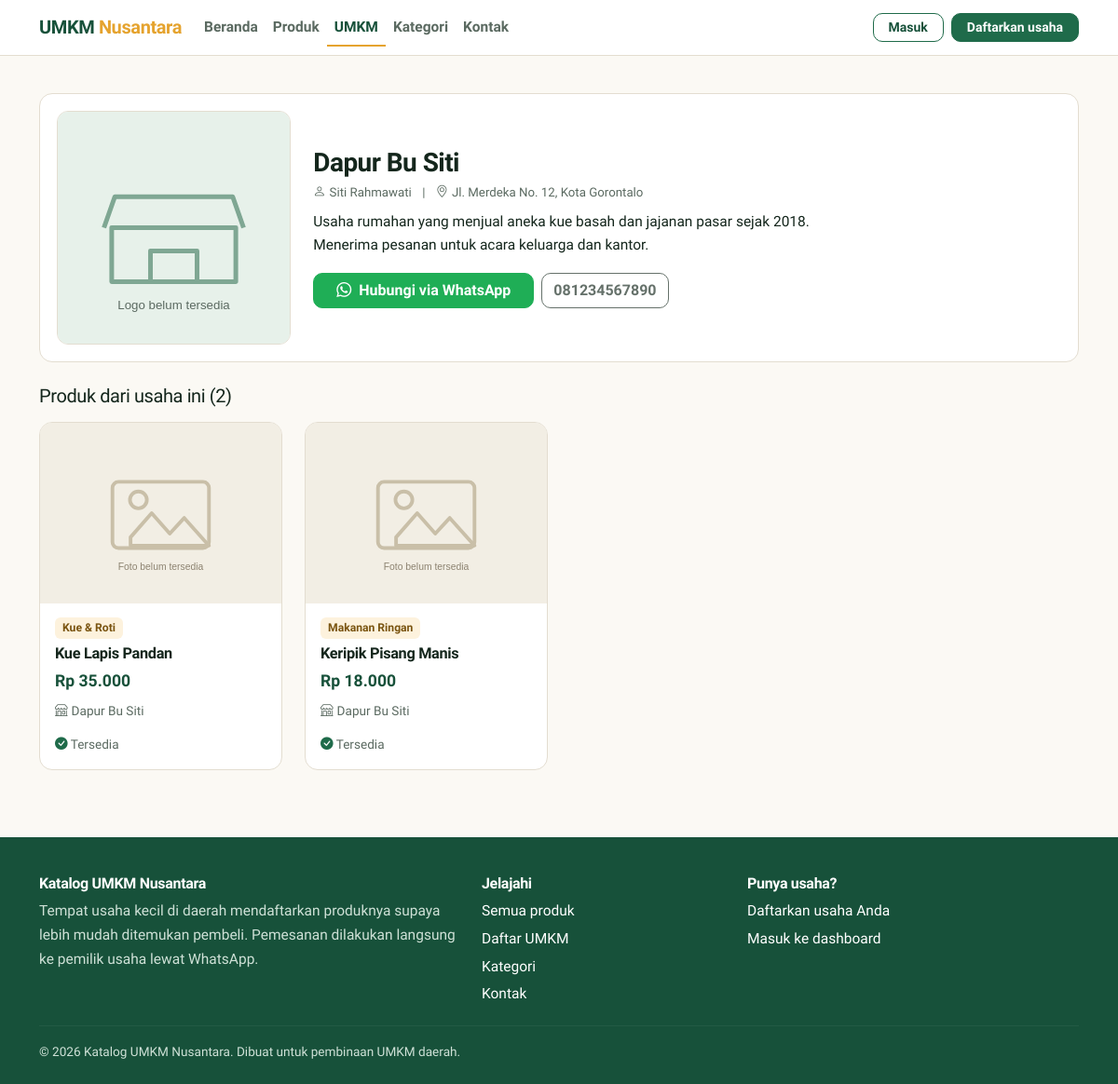
Page /umkm-detail.php?id=1 on the committed database.
### tables this page shows
CREATE TABLE `umkm` (
  `id`           INT AUTO_INCREMENT PRIMARY KEY,
  `user_id`      INT NOT NULL,
  `nama_usaha`   VARCHAR(150) NOT NULL,
  `nama_pemilik` VARCHAR(100) NOT NULL,
  `alamat`       TEXT NULL,
  `no_telepon`   VARCHAR(20) NOT NULL,
  `deskripsi`    TEXT NULL,
  `foto_umkm`    VARCHAR(255) NULL,
  `status`       ENUM('menunggu','disetujui','ditolak') NOT NULL DEFAULT 'menunggu',
  `created_at`   TIMESTAMP NOT NULL DEFAULT CURRENT_TIMESTAMP,
  `updated_at`   TIMESTAMP NOT NULL DEFAULT CURRENT_TIMESTAMP ON UPDATE CURRENT_TIMESTAMP,
  UNIQUE KEY `uk_umkm_user` (`user_id`),
  CONSTRAINT `fk_umkm_user` FOREIGN KEY (`user_id`) REFERENCES `users` (`id`) ON DELETE CASCADE
);

CREATE TABLE `products` (
  `id`               INT AUTO_INCREMENT PRIMARY KEY,
  `umkm_id`          INT NOT NULL,
  `category_id`      INT NULL,
  `nama_produk`      VARCHAR(150) NOT NULL,
  `deskripsi`        TEXT NULL,
  `harga`            DECIMAL(12,2) NOT NULL DEFAULT 0,
  `stok`             INT NOT NULL DEFAULT 0,
  `no_wa`            VARCHAR(20) NULL,            
  `foto_produk`      VARCHAR(255) NULL,
  `status`           ENUM('menunggu','disetujui','ditolak') NOT NULL DEFAULT 'menunggu',
  `alasan_penolakan` TEXT NULL,
  `created_at`       TIMESTAMP NOT NULL DEFAULT CURRENT_TIMESTAMP,
  `updated_at`       TIMESTAMP NOT NULL DEFAULT CURRENT_TIMESTAMP ON UPDATE CURRENT_TIMESTAMP,
  KEY `idx_produk_status` (`status`),
  KEY `idx_produk_umkm` (`umkm_id`),
  KEY `idx_produk_kategori` (`category_id`),
  CONSTRAINT `fk_produk_umkm` FOREIGN KEY (`umkm_id`) REFERENCES `umkm` (`id`) ON DELETE CASCADE,
  CONSTRAINT `fk_produk_kategori` FOREIGN KEY (`category_id`) REFERENCES `categories` (`id`) ON DELETE SET NULL
);

CREATE TABLE `categories` (
  `id`            INT AUTO_INCREMENT PRIMARY KEY,
  `nama_kategori` VARCHAR(80) NOT NULL,
  `deskripsi`     VARCHAR(255) NULL,
  UNIQUE KEY `uk_kategori_nama` (`nama_kategori`)
);

### config/database.php (called while the page is built, shortened)
<?php
function db()
{
    static $pdo = null;
    if ($pdo === null) {
        $dsn = 'mysql:host=' . DB_HOST . ';dbname=' . DB_NAME . ';charset=utf8mb4';
        try {
            $pdo = new PDO($dsn, DB_USER, DB_PASS, [
                PDO::ATTR_ERRMODE            => PDO::ERRMODE_EXCEPTION,
                PDO::ATTR_DEFAULT_FETCH_MODE => PDO::FETCH_ASSOC,
                PDO::ATTR_EMULATE_PREPARES   => false,
            ]);
        } catch (PDOException $e) {
            error_log('Koneksi database gagal: ' . $e->getMessage());
            exit('Koneksi ke database gagal. Periksa kembali file config/database.php dan pastikan MySQL sudah berjalan.');
        }
    }
    return $pdo;
}

### includes/functions.php (called while the page is built, shortened)
<?php
function e($value)
{
    return htmlspecialchars((string) $value, ENT_QUOTES, 'UTF-8');
}
function url($path = '')
{
    return BASE_URL . '/' . ltrim($path, '/');
}
function asset($path)
{
    return url('assets/' . ltrim($path, '/'));
}
function gambar($folder, $file)
{
    return asset('img/placeholder-' . ($folder === 'umkm' ? 'umkm' : 'produk') . '.svg');
}
function rupiah($angka)
{
    return 'Rp ' . number_format((float) $angka, 0, ',', '.');
}
function no_wa($nomor)
{
    $n = preg_replace('/\D/', '', (string) $nomor);
    if (strpos($n, '0') === 0) {
        $n = '62' . substr($n, 1);
    } elseif (strpos($n, '62') !== 0 && $n !== '') {
        $n = '62' . $n;
    }
    return $n;
}
function link_wa($nomor, $pesan = '')
{
    return 'https://wa.me/' . no_wa($nomor) . ($pesan ? '?text=' . rawurlencode($pesan) : '');
}

### umkm-detail.php (the view, shortened to what this page needs)
<?php
$id   = (int) ($_GET['id'] ?? 0);
$stmt = db()->prepare('SELECT * FROM umkm WHERE id = ? LIMIT 1');
$stmt->execute([$id]);
$umkm = $stmt->fetch();
$sp = db()->prepare(
    "SELECT p.id, p.nama_produk, p.harga, p.stok, p.foto_produk, u.nama_usaha, c.nama_kategori
     FROM products p
     JOIN umkm u ON u.id = p.umkm_id
     LEFT JOIN categories c ON c.id = p.category_id
     WHERE p.umkm_id = ? AND p.status = 'disetujui'
     ORDER BY p.updated_at DESC"
);
$sp->execute([$umkm['id']]);
$produk = $sp->fetchAll();
require_once APP_ROOT . '/includes/public_header.php';
?>
<div class="container py-4">
  <div class="kotak mb-4">
    <div class="kotak-badan">
      <div class="row g-4 align-items-center">
        <div class="col-md-3">
          <img class="w-100" style="border-radius:12px;aspect-ratio:1/1;object-fit:cover;border:1px solid var(--garis)"
               src="<?= gambar('umkm', $umkm['foto_umkm']) ?>" alt="Logo <?= e($umkm['nama_usaha']) ?>">
        </div>
        <div class="col-md-9">
          <h1 class="h3 mb-1"><?= e($umkm['nama_usaha']) ?></h1>
          <p class="bantuan mb-2">
            <i class="bi bi-person me-1"></i><?= e($umkm['nama_pemilik']) ?>
            <span class="mx-2">|</span>
            <i class="bi bi-geo-alt me-1"></i><?= e($umkm['alamat']) ?>
          </p>
          <p class="mb-3"><?= nl2br(e($umkm['deskripsi'])) ?></p>
          <div class="d-flex flex-wrap gap-2">
            <a class="btn btn-wa px-4" target="_blank" rel="noopener"
               href="<?= e(link_wa($umkm['no_telepon'], 'Halo ' . $umkm['nama_usaha'] . ', saya menemukan usaha Anda di Katalog UMKM Nusantara.')) ?>">
              <i class="bi bi-whatsapp me-2"></i>Hubungi via WhatsApp
            </a>
            <span class="btn btn-garis disabled"><?= e($umkm['no_telepon']) ?></span>
          </div>
        </div>
      </div>
    </div>
  </div>
  <h2 class="h5 mb-3">Produk dari usaha ini (<?= count($produk) ?>)</h2>
  <?php if ($produk): ?>
    <div class="row g-3 g-lg-4">
      <?php foreach ($produk as $p) { require APP_ROOT . '/includes/kartu_produk.php'; } ?>
    </div>
  <?php endif; ?>
</div>
<?php require_once APP_ROOT . '/includes/public_footer.php'; ?>

### includes/kartu_produk.php (shortened to what this page needs)
<div class="col-6 col-lg-4 col-xl-3">
  <a class="kartu kartu-link" href="<?= url('produk-detail.php?id=' . (int) $p['id']) ?>">
    <img class="kartu-gambar" src="<?= gambar('produk', $p['foto_produk']) ?>" alt="Foto <?= e($p['nama_produk']) ?>" loading="lazy">
    <div class="kartu-isi">
      <span class="kartu-kategori align-self-start"><?= e($p['nama_kategori'] ?? 'Tanpa kategori') ?></span>
      <h3 class="kartu-judul"><?= e($p['nama_produk']) ?></h3>
      <div class="kartu-harga"><?= rupiah($p['harga']) ?></div>
      <div class="kartu-meta"><i class="bi bi-shop me-1"></i><?= e($p['nama_usaha']) ?></div>
      <div class="kartu-meta mt-auto pt-2">
        <?php if ((int) $p['stok'] > 0): ?>
          <i class="bi bi-check-circle-fill" style="color:#1f6b4a"></i> Tersedia
        <?php else: ?>
          <i class="bi bi-x-circle-fill" style="color:#c0452f"></i> Stok habis
        <?php endif; ?>
      </div>
    </div>
  </a>
</div>

### assets/css/style.css (style rules this page uses)
:root { --kertas: #fbf9f4; --kertas-tua: #f2eee4; --tinta: #14261c; --tinta-lembut: #5b6a61; --hijau: #1f6b4a; --hijau-tua: #17513a; --hijau-muda: #e7f1ea; --kunyit: #e5a32e; --kunyit-muda: #fdf2dd; --bata: #c0452f; --bata-muda: #fbe8e4; --wa: #1fae56; --garis: #e3ddd0; --radius: 14px; --bayang: 0 1px 2px rgba(20, 38, 28, .06), 0 8px 24px -16px rgba(20, 38, 28, .35); --bs-primary: #1f6b4a; --bs-primary-rgb: 31, 107, 74; --bs-body-font-family: "Plus Jakarta Sans", system-ui, -apple-system, "Segoe UI", sans-serif; }
body { background: var(--kertas); color: var(--tinta); font-family: var(--bs-body-font-family); font-size: 15.5px; line-height: 1.65; }
h1, h2, h3, h4, h5, .h1, .h2, .h3 { font-weight: 800; letter-spacing: -.02em; color: var(--tinta); }
h1 { font-size: clamp(1.9rem, 1.2rem + 2.4vw, 3rem); line-height: 1.15; }
h2 { font-size: clamp(1.4rem, 1.1rem + 1.1vw, 1.9rem); }
p { max-width: 68ch; }
a { color: var(--hijau-tua); }
.btn { border-radius: 10px; font-weight: 600; }
.btn-garis { border: 1.5px solid var(--hijau); color: var(--hijau-tua); background: transparent; }
.btn-wa { background: var(--wa); border-color: var(--wa); color: #fff; font-weight: 700; }
.kartu { background: #fff; border: 1px solid var(--garis); border-radius: var(--radius); overflow: hidden; height: 100%; display: flex; flex-direction: column; }
.kartu-link { text-decoration: none; color: inherit; }
.kartu-gambar { aspect-ratio: 4 / 3; width: 100%; object-fit: cover; background: var(--kertas-tua); display: block; }
.kartu-isi { padding: .9rem 1rem 1rem; display: flex; flex-direction: column; gap: .35rem; flex: 1; }
.kartu-judul { font-weight: 700; font-size: 1.02rem; margin: 0; }
.kartu-harga { color: var(--hijau-tua); font-weight: 800; font-size: 1.1rem; }
.kartu-meta { color: var(--tinta-lembut); font-size: .85rem; }
.kartu-kategori { background: var(--kunyit-muda); color: #7a5410; border-radius: 6px; padding: .12rem .5rem; font-size: .76rem; font-weight: 700; }
.kotak { background: #fff; border: 1px solid var(--garis); border-radius: var(--radius); }
.kotak-badan { padding: 1.1rem; }
.bantuan { font-size: .83rem; color: var(--tinta-lembut); }

### rows in the picture
umkm: nama_usaha "Dapur Bu Siti", nama_pemilik "Siti Rahmawati", alamat "Jl. Merdeka No. 12, Kota Gorontalo", deskripsi "Usaha rumahan yang menjual aneka kue basah dan jajanan pasar sejak 2018. Menerima pesanan untuk acara keluarga dan kantor.", no_telepon "081234567890"
products: category.nama_kategori "Kue & Roti", nama_produk "Kue Lapis Pandan", harga "Rp 35.000", umkm.nama_usaha "Dapur Bu Siti", stok "Tersedia"
products: category.nama_kategori "Makanan Ringan", nama_produk "Keripik Pisang Manis", harga "Rp 18.000", umkm.nama_usaha "Dapur Bu Siti", stok "Tersedia"

### other values in the picture
$m[0] "Beranda"
$m[0] "Produk"
$m[0] "UMKM"
$m[0] "Kategori"
$m[0] "Kontak"
count($produk) "2"
